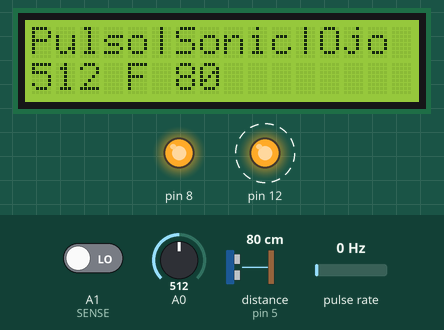
Recording of a sketch running on a simulated Arduino Nano, built with avr-gcc and run on an emulated ATmega328P. On the bench: 16×2 character LCD, output pins drawn as LEDs (lit = HIGH). Wiring (inferred from the names in the program): pulse sensor: data pin 2. Dashed ring = blinking. The test bench sets the inputs (shaded band); at power-on: A0 = 512, A1 (SENSE) LOW, distance to the obstacle (sensor on pin 5) 80 cm, pulse rate 0 Hz. The echo pulse lasts 58.3 µs per cm; pins used as bus, display or sensor lines are not drawn; what the sketch prints to the serial monitor is not drawn.

Above: at 1.2 s.
1.3 s: A0 set to 380
At 1.75 s:
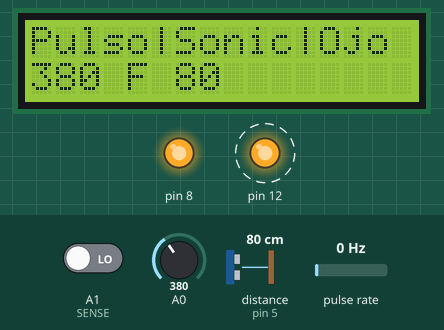
4.3 s: A0 set to 347
At 5.2 s:
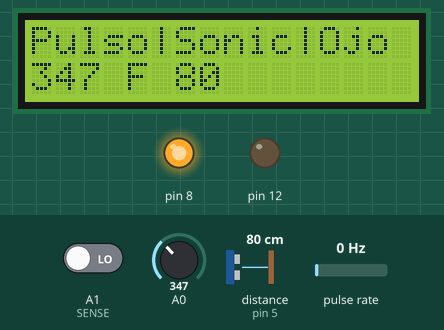
5.8 s: A1 (SENSE) driven HIGH
At 7.0 s:
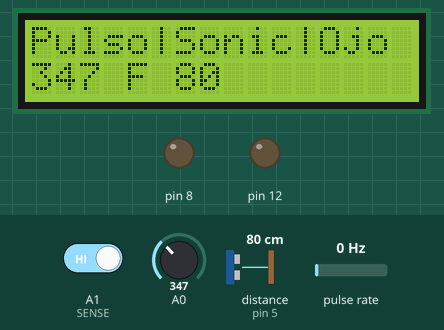
7.3 s: A0 set to 375
At 7.65 s:
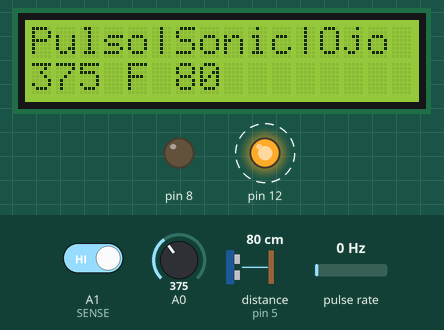
10.2 s: distance to the obstacle (sensor on pin 5) set to 2 cm
At 10.63 s:
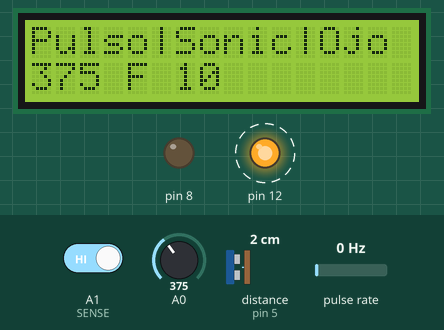
Timing chart, 0 to 14.6 s (numbered marks = the images above; inputs shaded):
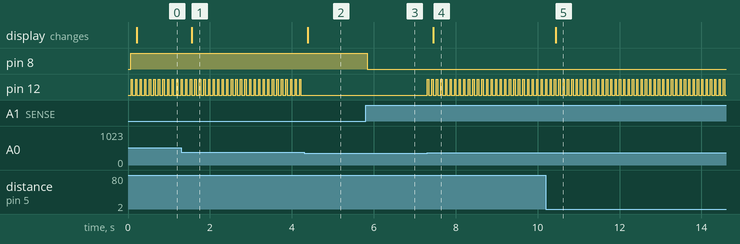

Measured:
- the behaviour switches between 365 and 364 on A0 (found by bisection; images 1 and 2)
- after the input at 1.3 s, the display: changes after 0.25 s (image 1)
- after the input at 4.3 s, pin 12: stops changing and stays LOW; the display: changes after 0.08 s (image 2)
- after the input at 5.8 s, pin 8: HIGH → LOW at once
- after the input at 7.3 s, pin 12: alternates HIGH for 0.03 s and LOW for 0.08 s, starting at once; the display: changes after 0.15 s (image 4)
- after the input at 10.2 s, the display: changes after 0.24 s (image 5)
- by itself, pin 12: alternates HIGH for 0.03 s and LOW for 0.08 s

The sketch:

SensoresNano.ino
```cpp
#include <LiquidCrystal_I2C.h>
#include<Wire.h>
//Parpadeo
#define SENSE A1

LiquidCrystal_I2C lcd(0x27,16,2); //0x20 o 0x27
//SensorUltraSonico
const int TriggerPin=4;
const int EchoPin=5;
long Duracion=0;

//Tacometro
int encoderR=2;
volatile unsigned UltimaInterrupcion=0;
volatile unsigned boleanoTacometro=0;

//Parpadeo
unsigned delyInicio=0;

int pulso=0;
void setup() {
  //LCD
  lcd.init();
  lcd.backlight();          // Activar luz de fondo
  lcd.clear();              // Borrar LCD

  //Tacometro
  attachInterrupt(digitalPinToInterrupt(encoderR),REncoder,CHANGE);
  //Sensor Ultrasonico
  pinMode(TriggerPin, OUTPUT);
  pinMode(EchoPin, INPUT);

  //Sensor Ritmo Cardiaco
  Serial.begin(9600);
  pinMode(A0,INPUT);
  pinMode(12, OUTPUT);

  //Sensor Parpadeo
  pinMode(SENSE, INPUT);
  pinMode(8, OUTPUT);


}

void loop() {

  //Parpadeo
  if(digitalRead(SENSE)){
    digitalWrite(LED_BUILTIN, LOW);
    digitalWrite(8, LOW);
  }else {

    if(digitalRead(SENSE)){

      digitalWrite(LED_BUILTIN, LOW);
      digitalWrite(8,LOW);
    }else{
      digitalWrite(LED_BUILTIN, HIGH);
      digitalWrite(8,HIGH);
    }
    delyInicio=0;
  }

  //Tacometro
  if((millis()-UltimaInterrupcion)>5000 && UltimaInterrupcion!=0){
    boleanoTacometro=1;
  }else{
    boleanoTacometro=0;
  }


  //Sensor de Ultrasonico
  digitalWrite(TriggerPin,HIGH);
  delay(2);
  digitalWrite(TriggerPin,LOW);
  Duracion=pulseIn(EchoPin,HIGH);
  long Distancia_cm=Duracion / 58.2;


  pulso=analogRead(A0);
  if(pulso>=365){
    digitalWrite(12,HIGH);
    delay(30);
    digitalWrite(12,LOW);
  }
  delay(50);


  //LCD
  //Serial.println(pulso);
  lcd.setCursor(0,0);
  lcd.print("Pulso|Sonic|Ojo ");
  lcd.setCursor(0,1);
  lcd.print(pulso);
  lcd.setCursor(6,1);
  lcd.print(Distancia_cm);
  lcd.setCursor(4,1);
  if(boleanoTacometro==1){
    lcd.print("T");
    Serial.print(" T");

  }else{
    lcd.print("F");
    Serial.print(" F");
  }

}

void REncoder(){
  UltimaInterrupcion=millis();
  Serial.print(" Interrupcion");
  //lcd.clear();
}
```
